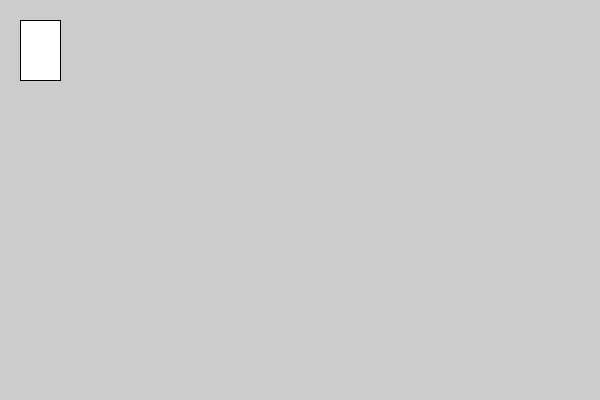
Frame 1 (no input)
Frame 60 (the mouse pressed at the canvas centre just before this capture): identical to frame 1, image omitted
Frame 120 (the mouse held since frame 60 and released just before this capture): identical to frame 1, image omitted

The Processing sketch that drew this single still picture (run headless with seeded random() and noise(); from frame 60 on, the mouse is pressed at the canvas centre):

// Processing sketch: sketch_rect3
// ── sketch_rect3.pde
void setup() {
  size(600,400);
};

void draw() {
  rectMode(CORNERS);
  rect(20,20,60,80);
};
